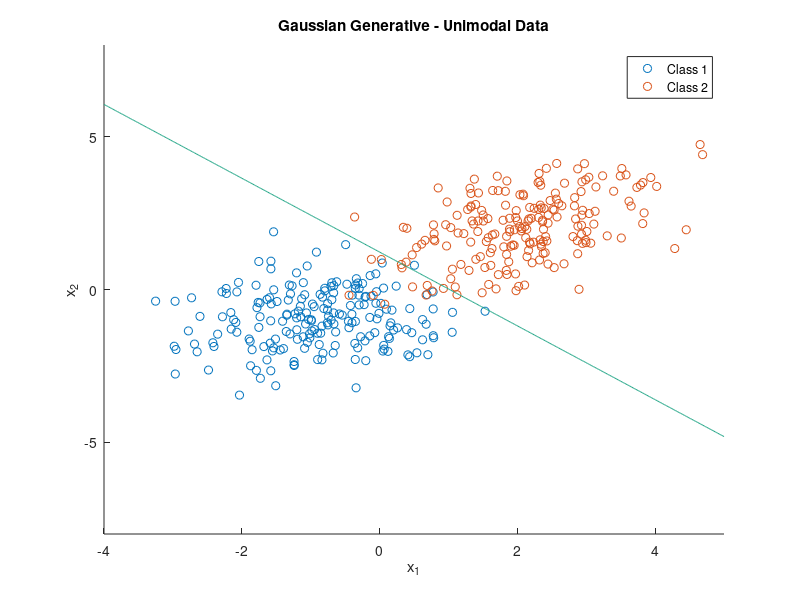
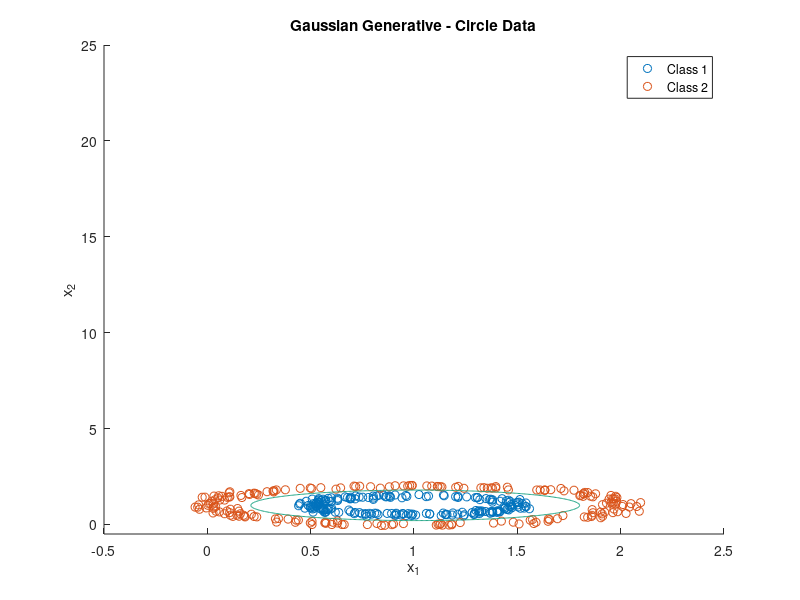
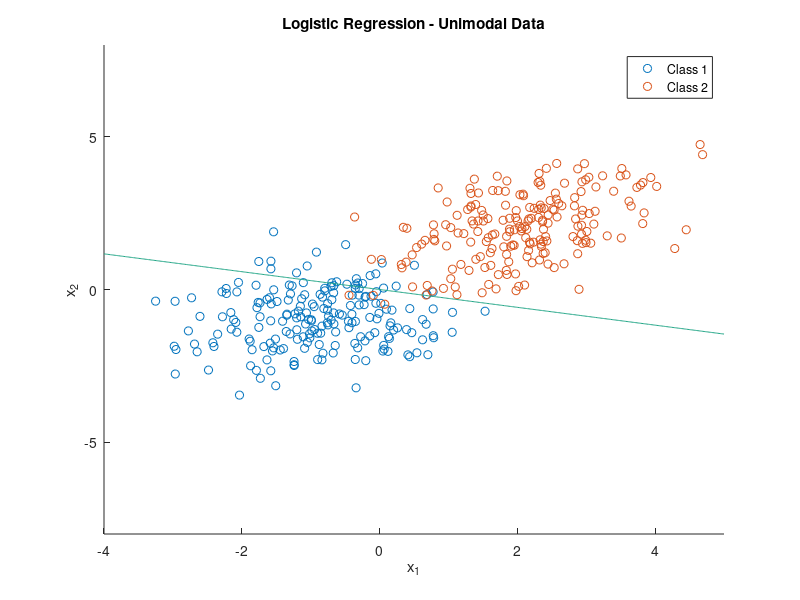
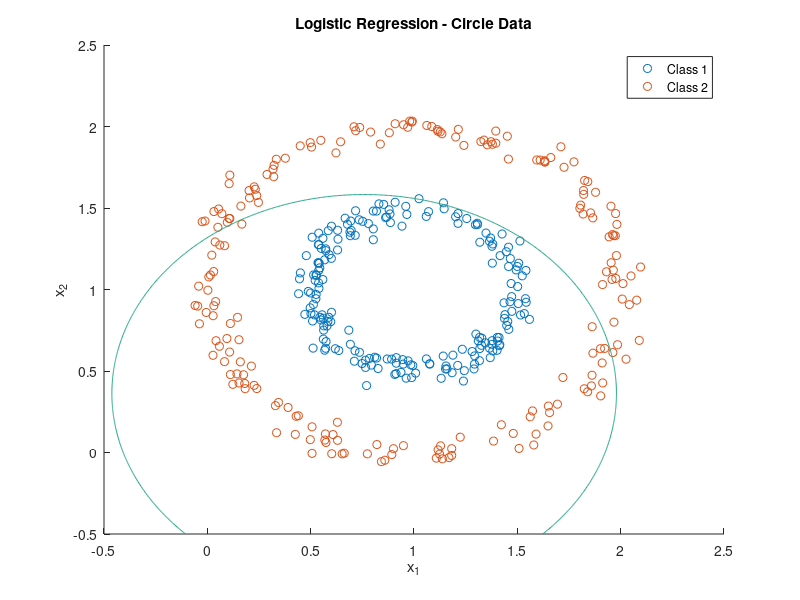

The MATLAB source for these figures, in order:
%Ali Rahman and Aziza Almanakly
%10.30.19
clear all;
close all;

% Loading Data
circles= load('mlData.mat', 'circles');
unimodal= load('mlData.mat', 'unimodal');
% Separating Circle Data
xcircles = circles.circles.x;
x1circles = xcircles(:,1);
x2circles = xcircles(:,2);
ycircles = circles.circles.y;
% Separating Unimodal Data
xunimodal = unimodal.unimodal.x;
x1unimodal = xunimodal(:,1);
x2unimodal = xunimodal(:,2);
yunimodal = unimodal.unimodal.y;
% Plotting Unimodal Data With Label Identifier
N1 = 200;
N2 = 200;
figure(1)
scatter(x1unimodal(1:N1), x2unimodal(1:N1))
hold on
scatter(x1unimodal(N1 + 1:end), x2unimodal(N1 + 1:end))
% Generative Linear - Unimodal
PI = N1/(N1 + N2); % EQ. 4.73
Sigma = cov(xunimodal);
% Mean Calculations for Each Dataset
mu1 = 1/N1*xunimodal'*yunimodal; % EQ. 4.75
mu2 = 1/N2*xunimodal'*(1 - yunimodal); % EQ. 4.76
% Weight Calculations for Features
w = Sigma^-1*(mu1 - mu2); % EQ. 4.66
w0 = -1/2*mu1'*Sigma^-1*mu1 + 1/2 * mu2.' * Sigma^-1 * mu2 + log(PI/(1-PI)); % EQ. 4.67
% Using All Points to Determine Boundary Condition
[xplot, yplot] = meshgrid(linspace(-4, 5, 500), linspace(-8, 8, 500));
xBound = [xplot(:), yplot(:)];
pred = (w.' * xBound.' + w0).'; % EQ. 4.65
sigmoid = 1 ./ (1 + exp(-pred)); % Sigmoid to Determine Probability
% Shifting Threshold to Determine P_F and P_D for ROC
a = (w.' * xunimodal.' + w0).';
threshold = 1:-0.01:0;
y_pred_uni_linear = 1 ./ (1 + exp(-a)) > threshold;
% Correct Amount at Threshold of 0.5 threshold(51)
correct_uni_linear = 1 - sum(abs(yunimodal - y_pred_uni_linear(:,51)))./(N1 + N2);
p_D_uni_linear = mean(yunimodal(N1+1:end) & y_pred_uni_linear(N1+1:end,:),1); % Detection
p_F_uni_linear = mean(~yunimodal(1:N1) & y_pred_uni_linear(1:N1,:),1); % False Alarm
% Contour Plot For Boundary Condition
contour(xplot, yplot, reshape(sigmoid, [500,500]), [0.5 0.5]);
title('Gaussian Generative - Unimodal Data')
xlabel('x_1');
ylabel('x_2');
legend('Class 1','Class 2')
hold off
% Plotting Circle Data With Label Identifier
N1 = 200;
N2 = 200;
figure(2)
scatter(x1circles(1:N1), x2circles(1:N1))
hold on
scatter(x1circles(N1+1:end), x2circles(N1+1:end))
% Generative Linear - Circles
PI = N1/(N1 + N2); % EQ. 4.73
xcircles = [xcircles x1circles.^2 + x2circles.^2]; % Third Basis Function
Sigma = cov(xcircles);
% Mean Calculations for Each Dataset
mu1 = 1/N1*xcircles'*ycircles; % EQ. 4.75
mu2 = 1/N2*xcircles'*(1 - ycircles); % EQ. 4.76
% Weight Calculations for Features
w = Sigma^-1*(mu1 - mu2); % EQ. 4.66
w0 = -1/2*mu1'*Sigma^-1*mu1 + 1/2 * mu2.' * Sigma^-1 * mu2 + log(PI/(1-PI)); % EQ. 4.67
% Using All Points to Determine Boundary Condition
[xplot, yplot] = meshgrid(linspace(-0.5, 2.5, 500), linspace(-0.5,25, 500));
xBound = [xplot(:), yplot(:), xplot(:).^2 + yplot(:).^ 2];
pred = (w.' * xBound.' + w0).'; % EQ. 4.65
sigmoid = 1 ./ (1 + exp(-pred)); % Sigmoid to Determine Probability
% Shifting Threshold to Determine P_F and P_D for ROC
a = (w.' * xcircles.' + w0).';
y_pred_circles_linear = 1 ./ (1 + exp(-a)) > threshold;
% Correct Amount at Threshold of 0.5 threshold(51)
correct_circle_linear = 1 - sum(abs(ycircles - y_pred_circles_linear(:,51)))./(N1 + N2);
p_D_circles_linear = mean(ycircles(N1+1:end) & y_pred_circles_linear(N1+1:end,:),1);
p_F_circles_linear = mean(~ycircles(1:N1) & y_pred_circles_linear(1:N1,:),1);
% Contour Plot For Boundary Condition of 0.5
contour(xplot, yplot, reshape(sigmoid, [500,500]), [0.5 0.5]);
title('Gaussian Generative - Circle Data')
xlabel('x_1');
ylabel('x_2');
legend('Class 1','Class 2')
% Logistic Regression - Unimodal
Iota = xunimodal; % Design Matrix
wold = (Iota'*Iota)\Iota'*yunimodal; % Initial Value (Can be Random)
% We chose this value for wold since it was the least squares solutionin
% order to help the solution converge faster (tested with random aswell)
% IRLS Algorithm
for i = 1:100
y = wold'*Iota'; % Predicted Label
R = (y.*(1-y)).*eye(size(Iota,1)); % EQ. 4.98
Rinv = 1./diag(R).*eye(size(Iota,1)); % Better Inversion
z = Iota*wold - Rinv*(y' - ycircles); % EQ. 4.100
wnew = (Iota'*R*Iota)\Iota'*R*z; % EQ. 4.99
wold = wnew; % Update for Next Iteration
end
% Using All Points to Determine Boundary Condition
[xplot, yplot] = meshgrid(linspace(-4, 5, 500), linspace(-8, 8, 500));
xBound = [xplot(:), yplot(:)];
pred = (wnew.' * xBound.').'; % EQ. 4.65
sigmoid = 1 ./ (1 + exp(-pred)); % Sigmoid to Determine Probability
% Shifting Threshold to Determine P_F and P_D for ROC
a = (wnew.' * Iota.').';
y_pred_uni_logi = 1 ./ (1 + exp(-a)) > threshold;
% Correct Amount at Threshold of 0.5 threshold(51)
correct_uni_logi = 1 - sum(abs(yunimodal - y_pred_uni_logi(:,51)))./ (N1 + N2);
p_D_uni_logi = mean(yunimodal(N1+1:end) & y_pred_uni_logi(N1+1:end,:),1);
p_F_uni_logi = mean(~yunimodal(1:N1) & y_pred_uni_logi(1:N1,:),1);
% Plotting Unimodal Data With Correct Label
figure(3)
scatter(x1unimodal(1:N1), x2unimodal(1:N1))
hold on
scatter(x1unimodal(N1+1:end), x2unimodal(N1+1:end))
% Boundary Condition Where Threshold = 0.5
contour(xplot, yplot, reshape(sigmoid, [500,500]), [0.5 0.5]);
title('Logistic Regression - Unimodal Data')
xlabel('x_1');
ylabel('x_2');
legend('Class 1','Class 2')
hold off
% Logistic Regression - Circles
Iota = [xcircles ones(size(xcircles,1), 1)]; % Design Matrix
wold = (Iota'*Iota)\Iota'*ycircles; % Initial Value
% We chose this value for wold since it was the least squares solutionin
% order to help the solution converge faster (tested with random aswell)
% IRLS Algorithm
for i = 1:100
y = wold'*Iota'; % Predicted Label
R = (y.*(1-y)).*eye(size(Iota,1)); % EQ. 4.98
Rinv = 1./diag(R).*eye(size(Iota,1)); % Better Inversion
z = Iota*wold - Rinv*(y' - ycircles); % EQ. 4.100
wnew = (Iota'*R*Iota)\Iota'*R*z; % EQ. 4.99
wold = wnew; % Update for Next Iteration
end
% Using All Points to Determine Boundary Condition
[xplot, yplot] = meshgrid(linspace(-0.5, 2.5, 500), linspace(-0.5,2.5, 500));
xBound = [xplot(:), yplot(:), xplot(:).^2 + yplot(:).^ 2, ones(500^2,1)];
pred = (wnew.' * xBound.'); % EQ. 4.65
sigmoid = 1 ./ (1 + exp(-pred)); % Sigmoid to Determine Probability

% Shifting Threshold to Determine P_F and P_D for ROC
a = (wnew.' * Iota.').';
y_pred_circle_logi = 1 ./ (1 + exp(-a)) > threshold;
% Correct Amount at Threshold of 0.5 threshold(51)
correct_circle_logi = 1 - sum(abs(ycircles - y_pred_circle_logi(:,51)))./(N1 + N2);
p_D_circles_logi = mean(ycircles(N1+1:end) & y_pred_circle_logi(N1+1:end,:),1);
p_F_circles_logi = mean(~ycircles(1:N1) & y_pred_circle_logi(1:N1,:),1);
% Plotting Circle Data With Correct Labels
figure(4)
scatter(x1circles(1:N1), x2circles(1:N1))
hold on
scatter(x1circles(N1 + 1:end), x2circles(N1 + 1:end))
% Boundary Condition Where Threshold = 0.5
contour(xplot, yplot, reshape(sigmoid, [500,500]), [0.5 0.5]);
title('Logistic Regression - Circle Data')
xlabel('x_1');
ylabel('x_2');
legend('Class 1','Class 2')
hold off
% ROC Plot for Unimodal Data
figure(5)
subplot(2,1,1)
plot(p_F_uni_linear, p_D_uni_linear);
hold on
plot(p_F_uni_logi, p_D_uni_logi);
title('Unimodal Data ROC')
xlabel('P_F');
ylabel('P_D');
legend('Linear','Logistic')
% ROC Plot for Circles Data
subplot(2,1,2)
plot(p_F_circles_linear, p_D_circles_linear);
hold on
plot(p_F_circles_logi, p_D_circles_logi);
title('Circle Data ROC')
xlabel('P_F');
ylabel('P_D');
legend('Linear','Logistic')